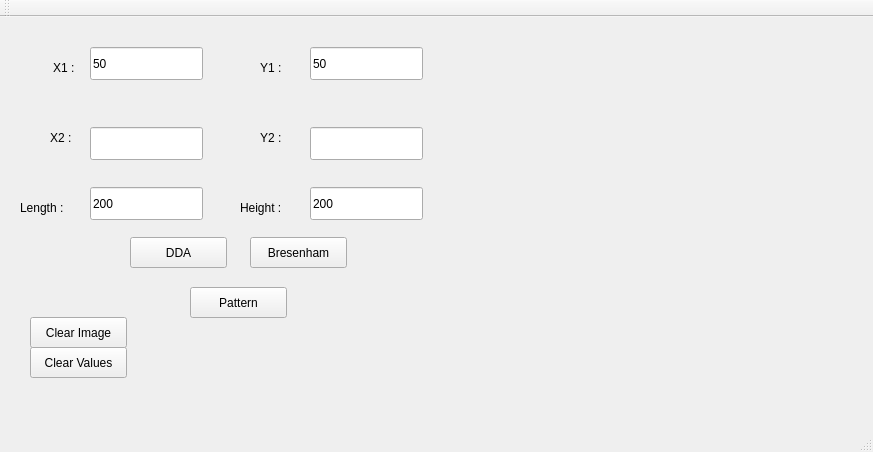
<?xml version="1.0" encoding="UTF-8"?>
<ui version="4.0">
 <class>MainWindow</class>
 <widget class="QMainWindow" name="MainWindow">
  <property name="geometry">
   <rect>
    <x>0</x>
    <y>0</y>
    <width>873</width>
    <height>452</height>
   </rect>
  </property>
  <property name="windowTitle">
   <string>MainWindow</string>
  </property>
  <widget class="QWidget" name="centralWidget">
   <widget class="QPushButton" name="ddaButton">
    <property name="geometry">
     <rect>
      <x>130</x>
      <y>220</y>
      <width>97</width>
      <height>31</height>
     </rect>
    </property>
    <property name="text">
     <string>DDA</string>
    </property>
   </widget>
   <widget class="QPushButton" name="bresButton">
    <property name="geometry">
     <rect>
      <x>250</x>
      <y>220</y>
      <width>97</width>
      <height>31</height>
     </rect>
    </property>
    <property name="text">
     <string>Bresenham</string>
    </property>
   </widget>
   <widget class="QLabel" name="label">
    <property name="geometry">
     <rect>
      <x>53</x>
      <y>40</y>
      <width>31</width>
      <height>21</height>
     </rect>
    </property>
    <property name="text">
     <string>X1 :</string>
    </property>
   </widget>
   <widget class="QLabel" name="label_2">
    <property name="geometry">
     <rect>
      <x>260</x>
      <y>40</y>
      <width>31</width>
      <height>21</height>
     </rect>
    </property>
    <property name="text">
     <string>Y1 :</string>
    </property>
   </widget>
   <widget class="QLabel" name="label_3">
    <property name="geometry">
     <rect>
      <x>50</x>
      <y>110</y>
      <width>31</width>
      <height>21</height>
     </rect>
    </property>
    <property name="text">
     <string>X2 :</string>
    </property>
   </widget>
   <widget class="QLabel" name="label_4">
    <property name="geometry">
     <rect>
      <x>260</x>
      <y>110</y>
      <width>31</width>
      <height>21</height>
     </rect>
    </property>
    <property name="text">
     <string>Y2 :</string>
    </property>
   </widget>
   <widget class="QLineEdit" name="x1">
    <property name="geometry">
     <rect>
      <x>90</x>
      <y>30</y>
      <width>113</width>
      <height>33</height>
     </rect>
    </property>
    <property name="text">
     <string>50</string>
    </property>
   </widget>
   <widget class="QLineEdit" name="y1">
    <property name="geometry">
     <rect>
      <x>310</x>
      <y>30</y>
      <width>113</width>
      <height>33</height>
     </rect>
    </property>
    <property name="text">
     <string>50</string>
    </property>
   </widget>
   <widget class="QLineEdit" name="x2">
    <property name="geometry">
     <rect>
      <x>90</x>
      <y>110</y>
      <width>113</width>
      <height>33</height>
     </rect>
    </property>
   </widget>
   <widget class="QLineEdit" name="y2">
    <property name="geometry">
     <rect>
      <x>310</x>
      <y>110</y>
      <width>113</width>
      <height>33</height>
     </rect>
    </property>
   </widget>
   <widget class="QLabel" name="imageLabel">
    <property name="geometry">
     <rect>
      <x>470</x>
      <y>30</y>
      <width>300</width>
      <height>300</height>
     </rect>
    </property>
    <property name="text">
     <string/>
    </property>
   </widget>
   <widget class="QPushButton" name="pushButton">
    <property name="geometry">
     <rect>
      <x>30</x>
      <y>300</y>
      <width>97</width>
      <height>31</height>
     </rect>
    </property>
    <property name="text">
     <string>Clear Image</string>
    </property>
   </widget>
   <widget class="QPushButton" name="pushButton_2">
    <property name="geometry">
     <rect>
      <x>30</x>
      <y>330</y>
      <width>97</width>
      <height>31</height>
     </rect>
    </property>
    <property name="text">
     <string>Clear Values</string>
    </property>
   </widget>
   <widget class="QPushButton" name="patternButton">
    <property name="geometry">
     <rect>
      <x>190</x>
      <y>270</y>
      <width>97</width>
      <height>31</height>
     </rect>
    </property>
    <property name="text">
     <string>Pattern</string>
    </property>
   </widget>
   <widget class="QLineEdit" name="length">
    <property name="geometry">
     <rect>
      <x>90</x>
      <y>170</y>
      <width>113</width>
      <height>33</height>
     </rect>
    </property>
    <property name="text">
     <string>200</string>
    </property>
   </widget>
   <widget class="QLineEdit" name="height">
    <property name="geometry">
     <rect>
      <x>310</x>
      <y>170</y>
      <width>113</width>
      <height>33</height>
     </rect>
    </property>
    <property name="text">
     <string>200</string>
    </property>
   </widget>
   <widget class="QLabel" name="label_5">
    <property name="geometry">
     <rect>
      <x>20</x>
      <y>180</y>
      <width>65</width>
      <height>21</height>
     </rect>
    </property>
    <property name="text">
     <string>Length :</string>
    </property>
   </widget>
   <widget class="QLabel" name="label_6">
    <property name="geometry">
     <rect>
      <x>240</x>
      <y>180</y>
      <width>65</width>
      <height>21</height>
     </rect>
    </property>
    <property name="text">
     <string>Height :</string>
    </property>
   </widget>
  </widget>
  <widget class="QMenuBar" name="menuBar">
   <property name="geometry">
    <rect>
     <x>0</x>
     <y>0</y>
     <width>873</width>
     <height>27</height>
    </rect>
   </property>
  </widget>
  <widget class="QToolBar" name="mainToolBar">
   <attribute name="toolBarArea">
    <enum>TopToolBarArea</enum>
   </attribute>
   <attribute name="toolBarBreak">
    <bool>false</bool>
   </attribute>
  </widget>
  <widget class="QStatusBar" name="statusBar"/>
 </widget>
 <layoutdefault spacing="6" margin="11"/>
 <resources/>
 <connections/>
</ui>
